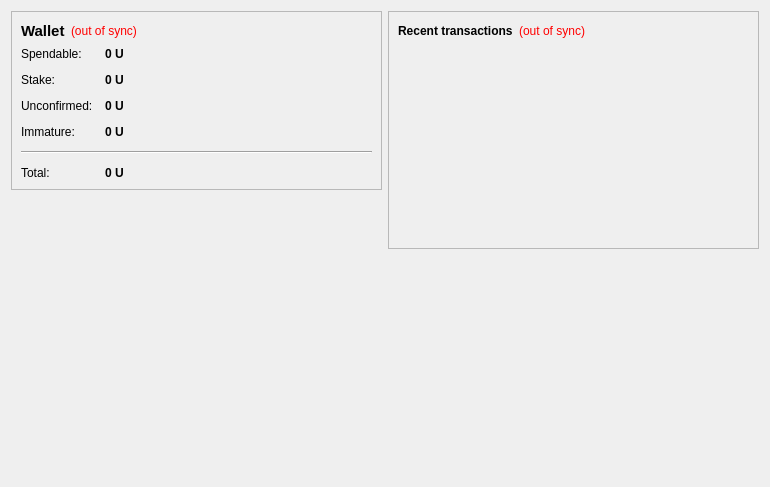
<?xml version="1.0" encoding="UTF-8"?>
<ui version="4.0">
 <class>OverviewPage</class>
 <widget class="QWidget" name="OverviewPage">
  <property name="geometry">
   <rect>
    <x>0</x>
    <y>0</y>
    <width>770</width>
    <height>487</height>
   </rect>
  </property>
  <property name="windowTitle">
   <string>Form</string>
  </property>
  <layout class="QHBoxLayout" name="horizontalLayout" stretch="1,1">
   <item>
    <layout class="QVBoxLayout" name="verticalLayout_2">
     <item>
      <widget class="QFrame" name="frame">
       <property name="frameShape">
        <enum>QFrame::StyledPanel</enum>
       </property>
       <property name="frameShadow">
        <enum>QFrame::Raised</enum>
       </property>
       <layout class="QVBoxLayout" name="verticalLayout_4">
        <item>
         <layout class="QHBoxLayout" name="horizontalLayout_4">
          <item>
           <widget class="QLabel" name="label_5">
            <property name="font">
             <font>
              <pointsize>11</pointsize>
              <weight>75</weight>
              <bold>true</bold>
             </font>
            </property>
            <property name="text">
             <string>Wallet</string>
            </property>
           </widget>
          </item>
          <item>
           <widget class="QLabel" name="labelWalletStatus">
            <property name="toolTip">
             <string>The displayed information may be out of date. Your wallet automatically synchronizes with the UCoin network after a connection is established, but this process has not completed yet.</string>
            </property>
            <property name="styleSheet">
             <string notr="true">QLabel { color: red; }</string>
            </property>
            <property name="text">
             <string notr="true">(out of sync)</string>
            </property>
            <property name="alignment">
             <set>Qt::AlignLeading|Qt::AlignLeft|Qt::AlignVCenter</set>
            </property>
           </widget>
          </item>
          <item>
           <spacer name="horizontalSpacer_2">
            <property name="orientation">
             <enum>Qt::Horizontal</enum>
            </property>
            <property name="sizeHint" stdset="0">
             <size>
              <width>40</width>
              <height>20</height>
             </size>
            </property>
           </spacer>
          </item>
         </layout>
        </item>
        <item>
         <layout class="QFormLayout" name="formLayout_2">
          <property name="fieldGrowthPolicy">
           <enum>QFormLayout::AllNonFixedFieldsGrow</enum>
          </property>
          <property name="horizontalSpacing">
           <number>12</number>
          </property>
          <property name="verticalSpacing">
           <number>12</number>
          </property>
          <item row="0" column="0">
           <widget class="QLabel" name="label">
            <property name="text">
             <string>Spendable:</string>
            </property>
           </widget>
          </item>
          <item row="0" column="1">
           <widget class="QLabel" name="labelBalance">
            <property name="font">
             <font>
              <weight>75</weight>
              <bold>true</bold>
             </font>
            </property>
            <property name="cursor">
             <cursorShape>IBeamCursor</cursorShape>
            </property>
            <property name="toolTip">
             <string>Your current spendable balance</string>
            </property>
            <property name="text">
             <string notr="true">0 U</string>
            </property>
            <property name="textInteractionFlags">
             <set>Qt::LinksAccessibleByMouse|Qt::TextSelectableByKeyboard|Qt::TextSelectableByMouse</set>
            </property>
           </widget>
          </item>
          <item row="1" column="0">
           <widget class="QLabel" name="label_6">
            <property name="text">
             <string>Stake:</string>
            </property>
           </widget>
          </item>
          <item row="1" column="1">
           <widget class="QLabel" name="labelStake">
            <property name="font">
             <font>
              <weight>75</weight>
              <bold>true</bold>
             </font>
            </property>
            <property name="cursor">
             <cursorShape>IBeamCursor</cursorShape>
            </property>
            <property name="toolTip">
             <string>Total of coins that was staked, and do not yet count toward the current balance</string>
            </property>
            <property name="text">
             <string notr="true">0 U</string>
            </property>
            <property name="textInteractionFlags">
             <set>Qt::LinksAccessibleByMouse|Qt::TextSelectableByKeyboard|Qt::TextSelectableByMouse</set>
            </property>
           </widget>
          </item>
          <item row="2" column="0">
           <widget class="QLabel" name="label_3">
            <property name="text">
             <string>Unconfirmed:</string>
            </property>
           </widget>
          </item>
          <item row="2" column="1">
           <widget class="QLabel" name="labelUnconfirmed">
            <property name="font">
             <font>
              <weight>75</weight>
              <bold>true</bold>
             </font>
            </property>
            <property name="cursor">
             <cursorShape>IBeamCursor</cursorShape>
            </property>
            <property name="toolTip">
             <string>Total of transactions that have yet to be confirmed, and do not yet count toward the current balance</string>
            </property>
            <property name="text">
             <string notr="true">0 U</string>
            </property>
            <property name="textInteractionFlags">
             <set>Qt::LinksAccessibleByMouse|Qt::TextSelectableByKeyboard|Qt::TextSelectableByMouse</set>
            </property>
           </widget>
          </item>
          <item row="3" column="0">
           <widget class="QLabel" name="labelImmatureText">
            <property name="text">
             <string>Immature:</string>
            </property>
           </widget>
          </item>
          <item row="3" column="1">
           <widget class="QLabel" name="labelImmature">
            <property name="font">
             <font>
              <weight>75</weight>
              <bold>true</bold>
             </font>
            </property>
            <property name="toolTip">
             <string>Mined balance that has not yet matured</string>
            </property>
            <property name="text">
             <string notr="true">0 U</string>
            </property>
            <property name="textInteractionFlags">
             <set>Qt::LinksAccessibleByMouse|Qt::TextSelectableByKeyboard|Qt::TextSelectableByMouse</set>
            </property>
           </widget>
          </item>
          <item row="4" column="0" colspan="2">
           <widget class="Line" name="line">
            <property name="orientation">
             <enum>Qt::Horizontal</enum>
            </property>
           </widget>
          </item>
          <item row="5" column="0">
           <widget class="QLabel" name="labelTotalText">
            <property name="text">
             <string>Total:</string>
            </property>
           </widget>
          </item>
          <item row="5" column="1">
           <widget class="QLabel" name="labelTotal">
            <property name="font">
             <font>
              <weight>75</weight>
              <bold>true</bold>
             </font>
            </property>
            <property name="cursor">
             <cursorShape>IBeamCursor</cursorShape>
            </property>
            <property name="toolTip">
             <string>Your current total balance</string>
            </property>
            <property name="text">
             <string notr="true">0 U</string>
            </property>
            <property name="textInteractionFlags">
             <set>Qt::LinksAccessibleByMouse|Qt::TextSelectableByKeyboard|Qt::TextSelectableByMouse</set>
            </property>
           </widget>
          </item>
         </layout>
        </item>
       </layout>
      </widget>
     </item>
     <item>
      <spacer name="verticalSpacer">
       <property name="orientation">
        <enum>Qt::Vertical</enum>
       </property>
       <property name="sizeHint" stdset="0">
        <size>
         <width>20</width>
         <height>40</height>
        </size>
       </property>
      </spacer>
     </item>
     <item>
      <widget class="QLabel" name="label_2">
       <property name="autoFillBackground">
        <bool>true</bool>
       </property>
       <property name="text">
        <string/>
       </property>
       <property name="pixmap">
        <pixmap resource="../bitcoin.qrc">:/icons/drmbg</pixmap>
       </property>
       <property name="scaledContents">
        <bool>false</bool>
       </property>
       <property name="margin">
        <number>0</number>
       </property>
      </widget>
     </item>
    </layout>
   </item>
   <item>
    <layout class="QVBoxLayout" name="verticalLayout_3">
     <item>
      <widget class="QFrame" name="frame_2">
       <property name="frameShape">
        <enum>QFrame::StyledPanel</enum>
       </property>
       <property name="frameShadow">
        <enum>QFrame::Raised</enum>
       </property>
       <layout class="QVBoxLayout" name="verticalLayout">
        <item>
         <layout class="QHBoxLayout" name="horizontalLayout_2">
          <item>
           <widget class="QLabel" name="label_4">
            <property name="text">
             <string>&lt;b&gt;Recent transactions&lt;/b&gt;</string>
            </property>
           </widget>
          </item>
          <item>
           <widget class="QLabel" name="labelTransactionsStatus">
            <property name="toolTip">
             <string>The displayed information may be out of date. Your wallet automatically synchronizes with the UCoin network after a connection is established, but this process has not completed yet.</string>
            </property>
            <property name="styleSheet">
             <string notr="true">QLabel { color: red; }</string>
            </property>
            <property name="text">
             <string notr="true">(out of sync)</string>
            </property>
            <property name="alignment">
             <set>Qt::AlignRight|Qt::AlignTrailing|Qt::AlignVCenter</set>
            </property>
           </widget>
          </item>
          <item>
           <spacer name="horizontalSpacer">
            <property name="orientation">
             <enum>Qt::Horizontal</enum>
            </property>
            <property name="sizeHint" stdset="0">
             <size>
              <width>40</width>
              <height>20</height>
             </size>
            </property>
           </spacer>
          </item>
         </layout>
        </item>
        <item>
         <widget class="QListView" name="listTransactions">
          <property name="styleSheet">
           <string notr="true">QListView { background: transparent; }</string>
          </property>
          <property name="frameShape">
           <enum>QFrame::NoFrame</enum>
          </property>
          <property name="verticalScrollBarPolicy">
           <enum>Qt::ScrollBarAlwaysOff</enum>
          </property>
          <property name="horizontalScrollBarPolicy">
           <enum>Qt::ScrollBarAlwaysOff</enum>
          </property>
          <property name="selectionMode">
           <enum>QAbstractItemView::NoSelection</enum>
          </property>
         </widget>
        </item>
       </layout>
      </widget>
     </item>
     <item>
      <spacer name="verticalSpacer_2">
       <property name="orientation">
        <enum>Qt::Vertical</enum>
       </property>
       <property name="sizeHint" stdset="0">
        <size>
         <width>20</width>
         <height>40</height>
        </size>
       </property>
      </spacer>
     </item>
    </layout>
   </item>
  </layout>
 </widget>
 <resources/>
 <connections/>
</ui>
